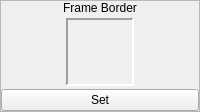
      <widget class="QFrame" name="frame_2">
       <property name="frameShape">
        <enum>QFrame::StyledPanel</enum>
       </property>
       <property name="frameShadow">
        <enum>QFrame::Raised</enum>
       </property>
       <layout class="QVBoxLayout" name="verticalLayout_3">
        <property name="spacing">
         <number>0</number>
        </property>
        <property name="margin">
         <number>0</number>
        </property>
        <item>
         <widget class="QLabel" name="label_3">
          <property name="sizePolicy">
           <sizepolicy hsizetype="Preferred" vsizetype="Fixed">
            <horstretch>0</horstretch>
            <verstretch>0</verstretch>
           </sizepolicy>
          </property>
          <property name="text">
           <string>Frame Border</string>
          </property>
          <property name="alignment">
           <set>Qt::AlignCenter</set>
          </property>
         </widget>
        </item>
        <item>
         <widget class="QWidget" name="widget_2" native="true">
          <layout class="QVBoxLayout" name="verticalLayout_4">
           <property name="spacing">
            <number>0</number>
           </property>
           <property name="margin">
            <number>0</number>
           </property>
           <item>
            <widget class="QWidget" name="widget_3" native="true">
             <layout class="QHBoxLayout" name="horizontalLayout">
              <property name="spacing">
               <number>0</number>
              </property>
              <property name="margin">
               <number>3</number>
              </property>
              <item>
               <widget class="QWidget" name="widget_33" native="true"/>
              </item>
              <item>
               <widget class="QLabel" name="lblFrameBorder">
                <property name="minimumSize">
                 <size>
                  <width>68</width>
                  <height>68</height>
                 </size>
                </property>
                <property name="maximumSize">
                 <size>
                  <width>68</width>
                  <height>68</height>
                 </size>
                </property>
                <property name="frameShape">
                 <enum>QFrame::Panel</enum>
                </property>
                <property name="frameShadow">
                 <enum>QFrame::Sunken</enum>
                </property>
                <property name="lineWidth">
                 <number>2</number>
                </property>
                <property name="text">
                 <string/>
                </property>
               </widget>
              </item>
              <item>
               <widget class="QWidget" name="widget_34" native="true"/>
              </item>
             </layout>
            </widget>
           </item>
           <item>
            <widget class="QPushButton" name="bSetFrameBorder">
             <property name="text">
              <string>Set</string>
             </property>
            </widget>
           </item>
          </layout>
         </widget>
        </item>
       </layout>
      </widget>
